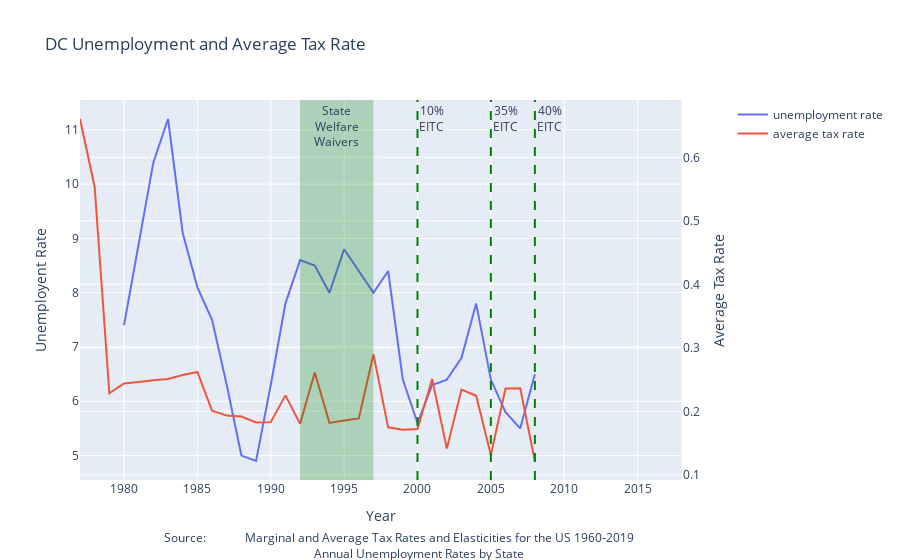

Here is the notebook cell this chart was saved with:
### Markdown cell above
It seems that tax and uemployment rates become negative related since 1990s. We draw some graphs on several states to see whether in-state EITC has the same effect on unemployment.

### Code cell
import plotly.graph_objects as go
from plotly.subplots import make_subplots
import pandas as pd

df = pd.read_csv('df.csv')

# Create figure with secondary y-axis
fig = make_subplots(specs=[[{"secondary_y": True}]])

state = 'dc'
plotly = df[df['code']== state]

# Add traces
fig.add_trace(
    go.Scatter(
    x=plotly['year'],
    y=plotly['rate'],
    name = "unemployment rate"),
    secondary_y=False,
)

fig.add_trace(
    go.Scatter(
    x=plotly['year'],
    y=plotly['c_avg'],
    name = "average tax rate"),
    secondary_y=True,
)

# Add figure title
fig.update_layout(
    title_text=state.upper()+" Unemployment and Average Tax Rate",
    annotations = [dict(
        x=0.5,
        y=-0.22,
        xref='paper',
        yref='paper',
        text='Source: <a href="http://users.nber.org/~taxsim/allyup/ally.html">\
            Marginal and Average Tax Rates and Elasticities for the US 1960-2019 </a><br><a href="https://www.icip.iastate.edu/tables/employment/unemployment-states">\
            Annual Unemployment Rates by State</a>',
        showarrow = False
    )]
)

fig.add_vrect(x0=1992, x1=1997, 
              annotation_text="State<br>Welfare<br>Waivers", annotation_position="top",
              fillcolor="green", opacity=0.25, line_width=0
             )

fig.add_vline(x=2000, line_width=2, line_dash="dash", line_color="green",annotation_text = "10%<br>EITC")
fig.add_vline(x=2005, line_width=2, line_dash="dash", line_color="green",annotation_text = "35%<br>EITC")
fig.add_vline(x=2008, line_width=2, line_dash="dash", line_color="green",annotation_text = "40%<br>EITC")


# Set x-axis title
fig.update_xaxes(title_text="Year")

# Set y-axes titles
fig.update_yaxes(title_text="Unemployent Rate", secondary_y=False)
fig.update_yaxes(title_text="Average Tax Rate", secondary_y=True)

fig.show()

### Figure 1 — Plotly figure (JSON) as saved in the notebook; plotly's stock layout.template omitted (floating-point values rounded to 4 significant figures)
{"data": [{"name": "unemployment rate", "type": "scatter", "x": [1977, 1978, 1979, 1980, 1981, 1982, 1983, 1984, 1985, 1986, 1987, 1988, 1989, 1990, 1991, 1992, 1993, 1994, 1995, 1996, 1997, 1998, 1999, 2000, 2001, 2002, 2003, 2004, 2005, 2006, 2007, 2008, 2009, 2010, 2011, 2012, 2013, 2014, 2015, 2016, 2017, 2018], "xaxis": "x", "y": [null, null, null, 7.4, 8.9, 10.4, 11.2, 9.1, 8.1, 7.5, 6.3, 5, 4.9, 6.3, 7.8, 8.6, 8.5, 8, 8.8, 8.4, 8, 8.4, 6.4, 5.6, 6.3, 6.4, 6.8, 7.8, 6.4, 5.8, 5.5, 6.5, null, null, null, null, null, null, null, null, null, null], "yaxis": "y"}, {"name": "average tax rate", "type": "scatter", "x": [1977, 1978, 1979, 1980, 1981, 1982, 1983, 1984, 1985, 1986, 1987, 1988, 1989, 1990, 1991, 1992, 1993, 1994, 1995, 1996, 1997, 1998, 1999, 2000, 2001, 2002, 2003, 2004, 2005, 2006, 2007, 2008, 2009, 2010, 2011, 2012, 2013, 2014, 2015, 2016, 2017, 2018], "xaxis": "x", "y": [0.6603, 0.5533, 0.2285, 0.2438, 0.2461, 0.2491, 0.2509, 0.2572, 0.2619, 0.2009, 0.1933, 0.1919, 0.1825, 0.183, 0.2251, 0.1805, 0.2612, 0.1818, 0.1854, 0.1888, 0.2897, 0.1748, 0.171, 0.1721, 0.2509, 0.1413, 0.2343, 0.2245, 0.1312, 0.2361, 0.2365, 0.1218, null, null, null, null, null, null, null, null, null, null], "yaxis": "y2"}], "layout": {"annotations": [{"showarrow": false, "text": "Source: <a href=\"http://users.nber.org/~taxsim/allyup/ally.html\">            Marginal and Average Tax Rates and Elasticities for the US 1960-2019 </a><br><a href=\"https://www.icip.iastate.edu/tables/employment/unemployment-states\">            Annual Unemployment Rates by State</a>", "x": 0.5, "xref": "paper", "y": -0.22, "yref": "paper"}, {"showarrow": false, "text": "State<br>Welfare<br>Waivers", "x": 1994.0, "xanchor": "center", "xref": "x", "y": 1, "yanchor": "top", "yref": "y domain"}, {"showarrow": false, "text": "10%<br>EITC", "x": 2000, "xanchor": "left", "xref": "x", "y": 1, "yanchor": "top", "yref": "y domain"}, {"showarrow": false, "text": "35%<br>EITC", "x": 2005, "xanchor": "left", "xref": "x", "y": 1, "yanchor": "top", "yref": "y domain"}, {"showarrow": false, "text": "40%<br>EITC", "x": 2008, "xanchor": "left", "xref": "x", "y": 1, "yanchor": "top", "yref": "y domain"}], "shapes": [{"fillcolor": "green", "line": {"width": 0}, "opacity": 0.25, "type": "rect", "x0": 1992, "x1": 1997, "xref": "x", "y0": 0, "y1": 1, "yref": "y domain"}, {"line": {"color": "green", "dash": "dash", "width": 2}, "type": "line", "x0": 2000, "x1": 2000, "xref": "x", "y0": 0, "y1": 1, "yref": "y domain"}, {"line": {"color": "green", "dash": "dash", "width": 2}, "type": "line", "x0": 2005, "x1": 2005, "xref": "x", "y0": 0, "y1": 1, "yref": "y domain"}, {"line": {"color": "green", "dash": "dash", "width": 2}, "type": "line", "x0": 2008, "x1": 2008, "xref": "x", "y0": 0, "y1": 1, "yref": "y domain"}], "title": {"text": "DC Unemployment and Average Tax Rate"}, "xaxis": {"anchor": "y", "domain": [0, 0.94], "title": {"text": "Year"}}, "yaxis": {"anchor": "x", "domain": [0, 1], "title": {"text": "Unemployent Rate"}}, "yaxis2": {"anchor": "x", "overlaying": "y", "side": "right", "title": {"text": "Average Tax Rate"}}}}
